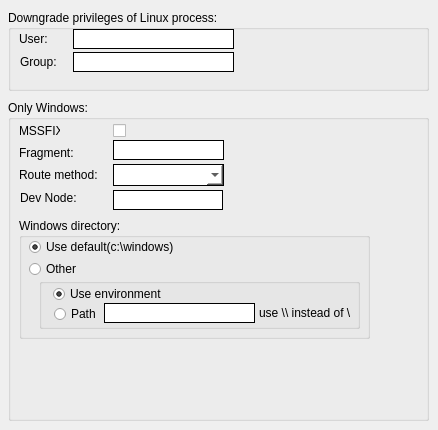
   <widget class="QWidget" name="tabLinux">
    <attribute name="title">
     <string>OS</string>
    </attribute>
    <widget class="QGroupBox" name="groupBox_10">
     <property name="geometry">
      <rect>
       <x>8</x>
       <y>10</y>
       <width>421</width>
       <height>81</height>
      </rect>
     </property>
     <property name="title">
      <string>Downgrade privileges of Linux process:</string>
     </property>
     <widget class="QLabel" name="label_26">
      <property name="geometry">
       <rect>
        <x>11</x>
        <y>22</y>
        <width>46</width>
        <height>14</height>
       </rect>
      </property>
      <property name="text">
       <string>User:</string>
      </property>
     </widget>
     <widget class="QLabel" name="label_27">
      <property name="geometry">
       <rect>
        <x>12</x>
        <y>45</y>
        <width>46</width>
        <height>14</height>
       </rect>
      </property>
      <property name="text">
       <string>Group:</string>
      </property>
     </widget>
     <widget class="QLineEdit" name="txtLinuxUser">
      <property name="enabled">
       <bool>true</bool>
      </property>
      <property name="geometry">
       <rect>
        <x>65</x>
        <y>19</y>
        <width>161</width>
        <height>20</height>
       </rect>
      </property>
      <property name="styleSheet">
       <string notr="true">:enabled {border: 1px solid black; background-color: rgb(255, 255, 255);}
:disabled {border: 1px solid black; background-color: rgb(195, 195, 195);}
:hover {border: 1px solid red; }</string>
      </property>
     </widget>
     <widget class="QLineEdit" name="txtLinuxGroup">
      <property name="enabled">
       <bool>true</bool>
      </property>
      <property name="geometry">
       <rect>
        <x>65</x>
        <y>42</y>
        <width>161</width>
        <height>20</height>
       </rect>
      </property>
      <property name="styleSheet">
       <string notr="true">:enabled {border: 1px solid black; background-color: rgb(255, 255, 255);}
:disabled {border: 1px solid black; background-color: rgb(195, 195, 195);}
:hover {border: 1px solid red; }</string>
      </property>
     </widget>
    </widget>
    <widget class="QGroupBox" name="groupBox_6">
     <property name="geometry">
      <rect>
       <x>8</x>
       <y>100</y>
       <width>421</width>
       <height>321</height>
      </rect>
     </property>
     <property name="title">
      <string>Only Windows:</string>
     </property>
     <widget class="QCheckBox" name="cbMsfix">
      <property name="enabled">
       <bool>true</bool>
      </property>
      <property name="geometry">
       <rect>
        <x>105</x>
        <y>20</y>
        <width>20</width>
        <height>20</height>
       </rect>
      </property>
      <property name="styleSheet">
       <string notr="true">QCheckBox { 
spacing: 5px;
}

QCheckBox::indicator {
width: 13px;
height: 13px;
}

QCheckBox::indicator:unchecked:disabled {
image: url(:/images/styles/checkbox_unchecked_dis.png);
}

QCheckBox::indicator:checked:disabled {
image: url(:/images/styles/checkbox_checked_dis.png);
}

QCheckBox::indicator:unchecked:enabled {
image: url(:/images/styles/checkbox_unchecked.png);
}

QCheckBox::indicator:checked:enabled {
image: url(:/images/styles/checkbox_checked.png);
}

QCheckBox::indicator:unchecked:enabled:hover {
image: url(:/images/styles/checkbox_unchecked_hover.png);
}

QCheckBox::indicator:checked:enabled:hover {
image: url(:/images/styles/checkbox_checked_hover.png);
}
</string>
      </property>
      <property name="text">
       <string/>
      </property>
     </widget>
     <widget class="QLabel" name="label_6">
      <property name="geometry">
       <rect>
        <x>11</x>
        <y>21</y>
        <width>41</width>
        <height>20</height>
       </rect>
      </property>
      <property name="text">
       <string>MSSFIX:</string>
      </property>
     </widget>
     <widget class="QLineEdit" name="txtFragment">
      <property name="enabled">
       <bool>true</bool>
      </property>
      <property name="geometry">
       <rect>
        <x>105</x>
        <y>40</y>
        <width>111</width>
        <height>20</height>
       </rect>
      </property>
      <property name="styleSheet">
       <string notr="true">:enabled {border: 1px solid black; background-color: rgb(255, 255, 255);}
:disabled {border: 1px solid black; background-color: rgb(195, 195, 195);}
:hover {border: 1px solid red; }</string>
      </property>
     </widget>
     <widget class="QLabel" name="label_5">
      <property name="geometry">
       <rect>
        <x>11</x>
        <y>45</y>
        <width>61</width>
        <height>16</height>
       </rect>
      </property>
      <property name="text">
       <string>Fragment:</string>
      </property>
     </widget>
     <widget class="QComboBox" name="cmbRouteMethod">
      <property name="enabled">
       <bool>true</bool>
      </property>
      <property name="geometry">
       <rect>
        <x>105</x>
        <y>64</y>
        <width>111</width>
        <height>22</height>
       </rect>
      </property>
      <property name="styleSheet">
       <string notr="true">:enabled {border: 1px solid black; background-color: rgb(255, 255, 255);}
:disabled {border: 1px solid black; background-color: rgb(195, 195, 195);}
:hover {border: 1px solid red; }</string>
      </property>
     </widget>
     <widget class="QLabel" name="label_21">
      <property name="geometry">
       <rect>
        <x>11</x>
        <y>67</y>
        <width>81</width>
        <height>16</height>
       </rect>
      </property>
      <property name="text">
       <string>Route method:</string>
      </property>
     </widget>
     <widget class="QLabel" name="label_23">
      <property name="geometry">
       <rect>
        <x>12</x>
        <y>90</y>
        <width>71</width>
        <height>16</height>
       </rect>
      </property>
      <property name="text">
       <string>Dev Node:</string>
      </property>
     </widget>
     <widget class="QLineEdit" name="txtDevNode">
      <property name="enabled">
       <bool>true</bool>
      </property>
      <property name="geometry">
       <rect>
        <x>105</x>
        <y>90</y>
        <width>110</width>
        <height>20</height>
       </rect>
      </property>
      <property name="styleSheet">
       <string notr="true">:enabled {border: 1px solid black; background-color: rgb(255, 255, 255);}
:disabled {border: 1px solid black; background-color: rgb(195, 195, 195);}
:hover {border: 1px solid red; }</string>
      </property>
     </widget>
     <widget class="QGroupBox" name="groupBox_2">
      <property name="geometry">
       <rect>
        <x>11</x>
        <y>118</y>
        <width>351</width>
        <height>121</height>
       </rect>
      </property>
      <property name="title">
       <string>Windows directory:</string>
      </property>
      <widget class="QWidget" name="verticalLayoutWidget_2">
       <property name="geometry">
        <rect>
         <x>9</x>
         <y>20</y>
         <width>271</width>
         <height>41</height>
        </rect>
       </property>
       <layout class="QVBoxLayout" name="verticalLayout_2">
        <item>
         <widget class="QRadioButton" name="cbWinDirUseDefault_2">
          <property name="styleSheet">
           <string notr="true">QRadioButton { 
spacing: 5px;
}

QRadioButton::indicator {
width: 13px;
height: 13px;
}

QRadioButton::indicator::unchecked:enabled {
image: url(:/images/styles/radiobutton_unchecked.png);
}

QRadioButton::indicator::checked:enabled {
image: url(:/images/styles/radiobutton_checked.png);
}

QRadioButton::indicator::unchecked:disabled {
image: url(:/images/styles/radiobutton_unchecked_dis.png);
}

QRadioButton::indicator::checked:disabled {
image: url(:/images/styles/radiobutton_checked_dis.png);
}</string>
          </property>
          <property name="text">
           <string>Use default(c:\windows)</string>
          </property>
          <property name="checked">
           <bool>true</bool>
          </property>
         </widget>
        </item>
        <item>
         <widget class="QRadioButton" name="cbWinDirOther_2">
          <property name="styleSheet">
           <string notr="true">QRadioButton { 
spacing: 5px;
}

QRadioButton::indicator {
width: 13px;
height: 13px;
}

QRadioButton::indicator::unchecked:enabled {
image: url(:/images/styles/radiobutton_unchecked.png);
}

QRadioButton::indicator::checked:enabled {
image: url(:/images/styles/radiobutton_checked.png);
}

QRadioButton::indicator::unchecked:disabled {
image: url(:/images/styles/radiobutton_unchecked_dis.png);
}

QRadioButton::indicator::checked:disabled {
image: url(:/images/styles/radiobutton_checked_dis.png);
}</string>
          </property>
          <property name="text">
           <string>Other</string>
          </property>
         </widget>
        </item>
       </layout>
      </widget>
      <widget class="QGroupBox" name="groupBox_19">
       <property name="geometry">
        <rect>
         <x>20</x>
         <y>60</y>
         <width>321</width>
         <height>51</height>
        </rect>
       </property>
       <property name="title">
        <string/>
       </property>
       <widget class="QRadioButton" name="cbWinDirEnvironment_2">
        <property name="geometry">
         <rect>
          <x>13</x>
          <y>7</y>
          <width>151</width>
          <height>17</height>
         </rect>
        </property>
        <property name="styleSheet">
         <string notr="true">QRadioButton { 
spacing: 5px;
}

QRadioButton::indicator {
width: 13px;
height: 13px;
}

QRadioButton::indicator::unchecked:enabled {
image: url(:/images/styles/radiobutton_unchecked.png);
}

QRadioButton::indicator::checked:enabled {
image: url(:/images/styles/radiobutton_checked.png);
}

QRadioButton::indicator::unchecked:disabled {
image: url(:/images/styles/radiobutton_unchecked_dis.png);
}

QRadioButton::indicator::checked:disabled {
image: url(:/images/styles/radiobutton_checked_dis.png);
}</string>
        </property>
        <property name="text">
         <string>Use environment</string>
        </property>
        <property name="checked">
         <bool>true</bool>
        </property>
       </widget>
       <widget class="QRadioButton" name="cbWinDirPath_2">
        <property name="geometry">
         <rect>
          <x>14</x>
          <y>27</y>
          <width>51</width>
          <height>17</height>
         </rect>
        </property>
        <property name="styleSheet">
         <string notr="true">QRadioButton { 
spacing: 5px;
}

QRadioButton::indicator {
width: 13px;
height: 13px;
}

QRadioButton::indicator::unchecked:enabled {
image: url(:/images/styles/radiobutton_unchecked.png);
}

QRadioButton::indicator::checked:enabled {
image: url(:/images/styles/radiobutton_checked.png);
}

QRadioButton::indicator::unchecked:disabled {
image: url(:/images/styles/radiobutton_unchecked_dis.png);
}

QRadioButton::indicator::checked:disabled {
image: url(:/images/styles/radiobutton_checked_dis.png);
}</string>
        </property>
        <property name="text">
         <string>Path</string>
        </property>
       </widget>
       <widget class="QLineEdit" name="txtPath_2">
        <property name="geometry">
         <rect>
          <x>65</x>
          <y>25</y>
          <width>151</width>
          <height>20</height>
         </rect>
        </property>
        <property name="styleSheet">
         <string notr="true">:enabled {border: 1px solid black; background-color: rgb(255, 255, 255);}
:disabled {border: 1px solid black; background-color: rgb(195, 195, 195);}
:hover {border: 1px solid red; }</string>
        </property>
       </widget>
       <widget class="QLabel" name="label_44">
        <property name="geometry">
         <rect>
          <x>220</x>
          <y>25</y>
          <width>91</width>
          <height>20</height>
         </rect>
        </property>
        <property name="text">
         <string>use \\ instead of \</string>
        </property>
       </widget>
      </widget>
     </widget>
    </widget>
   </widget>
